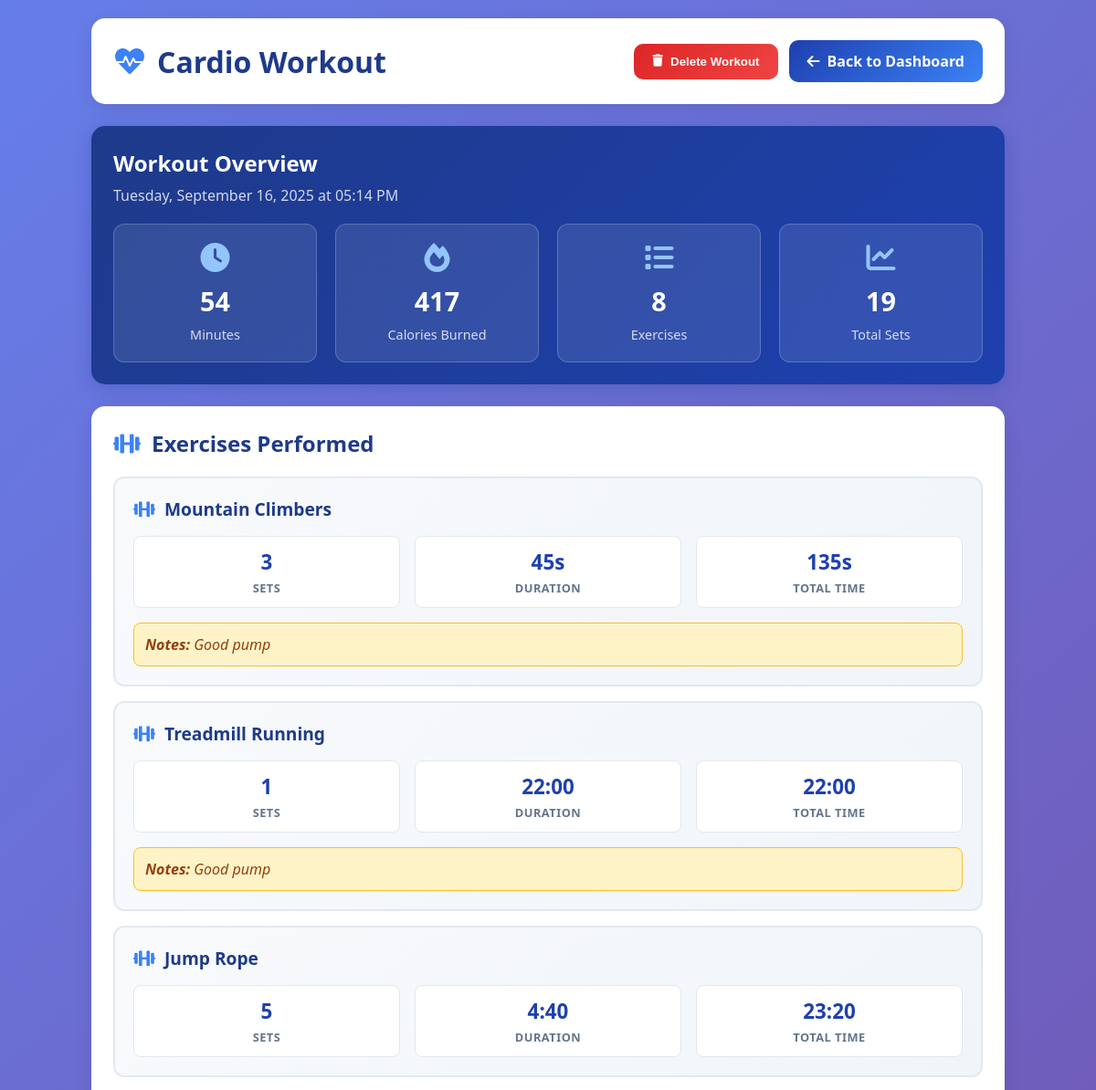
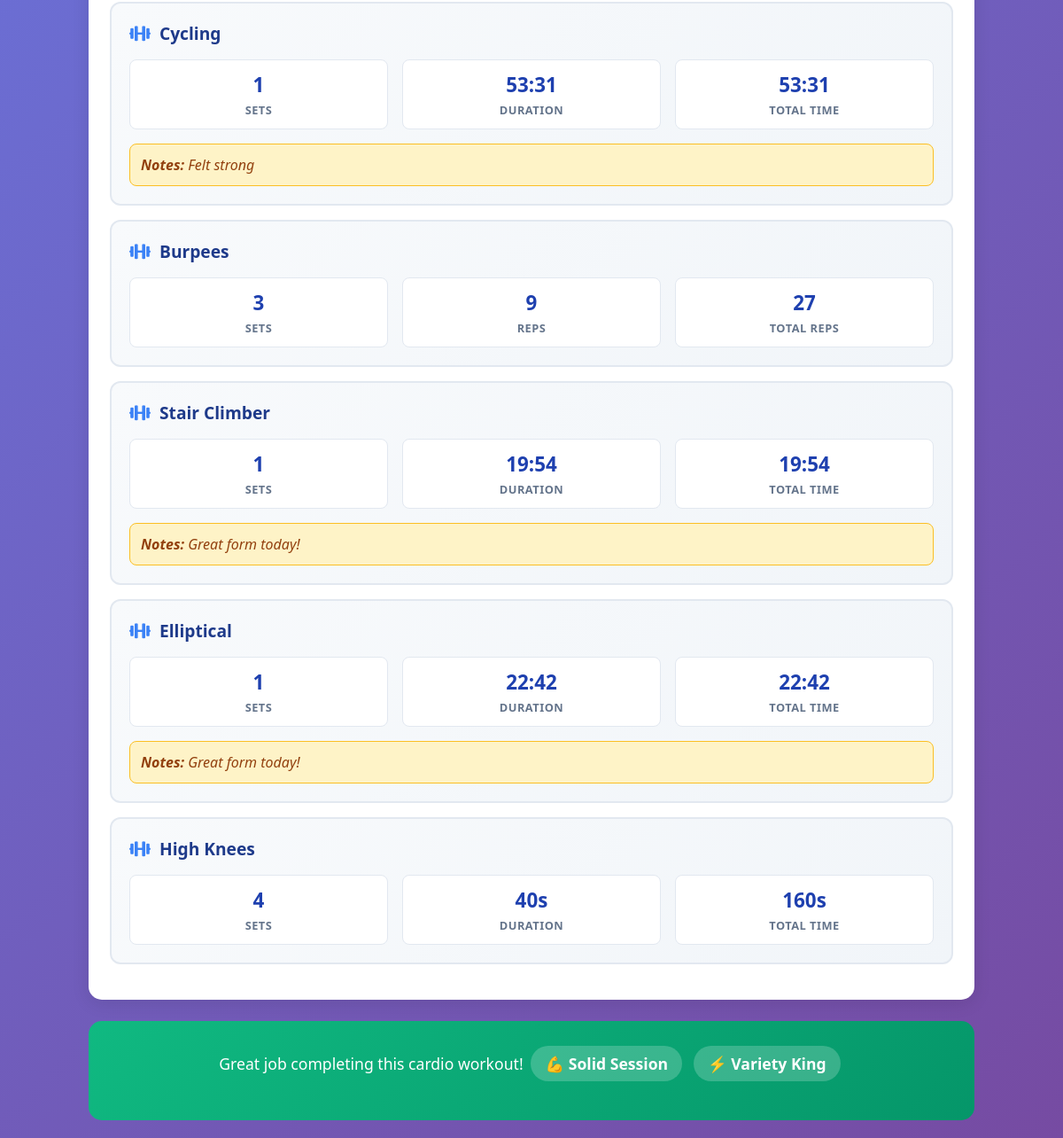
Page /workout-details/17 (signed in) on the committed database (2 pictures, top to bottom).
### tables this page shows
CREATE TABLE "Workouts" (
                workout_id INTEGER PRIMARY KEY AUTOINCREMENT,
                user_id INTEGER NOT NULL,
                workout_type TEXT NOT NULL,
                start_time DATETIME,
                end_time DATETIME,
                duration_min INTEGER,
                calories_burned INTEGER,
                FOREIGN KEY (user_id) REFERENCES Users(user_id)
            );

CREATE TABLE `Exercises`(`exercise_id` TEXT, `workout_id` TEXT, `exercise_name` TEXT, `sets` TEXT, `reps` TEXT, `weight_kg` TEXT, `notes` TEXT);

### main.py (the view)
@app.route('/workout-details/<int:workout_id>')
def workout_details(workout_id):
    if 'user_id' not in session:
        return redirect(url_for('login'))
    conn = get_db_connection()
    user_id = session['user_id']
    workout = conn.execute(
        'SELECT * FROM Workouts WHERE workout_id = ? AND user_id = ?',
        (workout_id, user_id)
    ).fetchone()
    if not workout:
        conn.close()
        return redirect(url_for('dashboard'))
    workout_dict = dict(workout)
    if workout_dict['start_time']:
        try:
            from datetime import datetime
            workout_dict['start_time'] = datetime.strptime(workout_dict['start_time'], '%Y-%m-%d %H:%M:%S')
        except (ValueError, TypeError):
            workout_dict['start_time'] = None
    workout_dict['duration_min'] = int(workout_dict['duration_min']) if workout_dict['duration_min'] else 0
    workout_dict['calories_burned'] = int(workout_dict['calories_burned']) if workout_dict['calories_burned'] else 0
    exercises = []
    try:
        exercises_raw = conn.execute(
            'SELECT * FROM Exercises WHERE workout_id = ? ORDER BY exercise_id',
            (workout_id,)
        ).fetchall()
        exercises = [dict(exercise) for exercise in exercises_raw]
        for exercise in exercises:
            exercise['sets'] = int(exercise['sets']) if exercise['sets'] else 0
            exercise['reps'] = int(exercise['reps']) if exercise['reps'] else 0
            exercise['weight_kg'] = float(exercise['weight_kg']) if exercise['weight_kg'] else 0.0
    except sqlite3.OperationalError:
        exercises = []
    conn.close()
    return render_template('workout-details.html', workout=workout_dict, exercises=exercises)

### main.py (called while the page is built)
def get_db_connection():
    conn = sqlite3.connect('database/data_source.db')
    conn.row_factory = sqlite3.Row
    return conn

### templates/workout-details.html (shortened to what this page needs)
<!DOCTYPE html>
<html lang="en">
<head>
    <link rel="stylesheet" href="https://cdnjs.cloudflare.com/ajax/libs/font-awesome/6.0.0/css/all.min.css">
</head>
<body>
    <div class="container">
        <div class="header">
            <h1 class="workout-title">
                <i class="fas fa-{% if workout.workout_type == 'cardio' %}heartbeat{% elif workout.workout_type == 'strength' %}dumbbell{% elif workout.workout_type == 'flexibility' %}leaf{% else %}running{% endif %}"></i>
                {{ workout.workout_type|title }} Workout
            </h1>
            <div class="header-actions">
                <button id="deleteWorkout" class="delete-btn" onclick="confirmDelete({{ workout.workout_id }})">
                    <i class="fas fa-trash"></i>
                    Delete Workout
                </button>
                <a href="/dashboard" class="back-btn">
                    <i class="fas fa-arrow-left"></i>
                    Back to Dashboard
                </a>
            </div>
        </div>
        <div class="workout-overview">
            <h2 style="margin-bottom: 8px;">Workout Overview</h2>
            <p style="opacity: 0.8; margin-bottom: 0;">
                {{ workout.start_time.strftime('%A, %B %d, %Y at %I:%M %p') if workout.start_time else 'Date not available' }}
            </p>
            <div class="overview-grid">
                <div class="overview-card">
                    <i class="fas fa-clock"></i>
                    <div class="overview-value">{{ workout.duration_min }}</div>
                    <div class="overview-label">Minutes</div>
                </div>
                {% if workout.calories_burned and workout.calories_burned > 0 %}
                <div class="overview-card">
                    <i class="fas fa-fire"></i>
                    <div class="overview-value">{{ workout.calories_burned }}</div>
                    <div class="overview-label">Calories Burned</div>
                </div>
                {% endif %}
                <div class="overview-card">
                    <i class="fas fa-list"></i>
                    <div class="overview-value">{{ exercises|length }}</div>
                    <div class="overview-label">Exercises</div>
                </div>
                <div class="overview-card">
                    <i class="fas fa-chart-line"></i>
                    <div class="overview-value">
                        {% if exercises %}
                            {{ exercises|sum(attribute='sets')|int }}
                        {% else %}
                            0
                        {% endif %}
                    </div>
                    <div class="overview-label">Total Sets</div>
                </div>
            </div>
        </div>
        <div class="exercises-section">
            <h2 class="section-title">
                <i class="fas fa-dumbbell"></i>
                Exercises Performed
            </h2>
            {% if exercises %}
                {% for exercise in exercises %}
                <div class="exercise-card">
                    <div class="exercise-header">
                        <h3 class="exercise-name">
                            <i class="fas fa-{% if 'push' in exercise.exercise_name.lower() %}hand-rock{% elif 'squat' in exercise.exercise_name.lower() %}arrow-down{% elif 'bench' in exercise.exercise_name.lower() %}bed{% else %}dumbbell{% endif %}"></i>
                            {{ exercise.exercise_name }}
                        </h3>
                    </div>
                    <div class="exercise-stats">
                        <div class="stat-item">
                            <div class="stat-value">{{ exercise.sets }}</div>
                            <div class="stat-label">Sets</div>
                        </div>
                        {% if 'plank' in exercise.exercise_name.lower() or 'treadmill' in exercise.exercise_name.lower() or 'cycling' in exercise.exercise_name.lower() or 'elliptical' in exercise.exercise_name.lower() or 'rowing' in exercise.exercise_name.lower() or 'stair' in exercise.exercise_name.lower() or 'rope' in exercise.exercise_name.lower() or 'climber' in exercise.exercise_name.lower() or 'knees' in exercise.exercise_name.lower() or 'fold' in exercise.exercise_name.lower() or 'dog' in exercise.exercise_name.lower() or 'pose' in exercise.exercise_name.lower() or 'twist' in exercise.exercise_name.lower() or 'stretch' in exercise.exercise_name.lower() or 'walk' in exercise.exercise_name.lower() or 'crawl' in exercise.exercise_name.lower() or 'ropes' in exercise.exercise_name.lower() or 'jacks' in exercise.exercise_name.lower() %}
                        <div class="stat-item">
                            <div class="stat-value">
                                {% if exercise.reps >= 60 %}
                                    {{ (exercise.reps // 60) }}:{{ '%02d'|format(exercise.reps % 60) }}
                                {% else %}
                                    {{ exercise.reps }}s
                                {% endif %}
                            </div>
                            <div class="stat-label">Duration</div>
                        </div>
                        <div class="stat-item">
                            <div class="stat-value">{{ exercise.reps }}</div>
                            <div class="stat-label">Reps</div>
                        </div>
                        {% endif %}
                        <div class="stat-item">
                            {% if 'plank' in exercise.exercise_name.lower() or 'treadmill' in exercise.exercise_name.lower() or 'cycling' in exercise.exercise_name.lower() or 'elliptical' in exercise.exercise_name.lower() or 'rowing' in exercise.exercise_name.lower() or 'stair' in exercise.exercise_name.lower() or 'rope' in exercise.exercise_name.lower() or 'climber' in exercise.exercise_name.lower() or 'knees' in exercise.exercise_name.lower() or 'fold' in exercise.exercise_name.lower() or 'dog' in exercise.exercise_name.lower() or 'pose' in exercise.exercise_name.lower() or 'twist' in exercise.exercise_name.lower() or 'stretch' in exercise.exercise_name.lower() or 'walk' in exercise.exercise_name.lower() or 'crawl' in exercise.exercise_name.lower() or 'ropes' in exercise.exercise_name.lower() or 'jacks' in exercise.exercise_name.lower() %}
                                <div class="stat-value">
                                    {% if exercise.reps >= 60 %}
                                        {{ ((exercise.reps * exercise.sets) // 60) }}:{{ '%02d'|format((exercise.reps * exercise.sets) % 60) }}
                                    {% else %}
                                        {{ (exercise.reps * exercise.sets) }}s
                                    {% endif %}
                                </div>
                                <div class="stat-label">Total Time</div>
                                <div class="stat-value">{{ (exercise.sets * exercise.reps)|int }}</div>
                                <div class="stat-label">Total Reps</div>
                        </div>
                    </div>
                    {% if exercise.notes and exercise.notes.strip() %}
                    <div class="exercise-notes">
                        <strong>Notes:</strong> {{ exercise.notes }}
                    </div>
                    {% endif %}
                </div>
        </div>
        {% if exercises %}
        <div class="workout-summary">
            <div class="summary-text">
                Great job completing this {{ workout.workout_type }} workout!
                {% if workout.duration_min >= 60 %}
                <span class="achievement-badge">🏆 Hour+ Warrior</span>
                {% elif workout.duration_min >= 30 %}
                <span class="achievement-badge">💪 Solid Session</span>
                {% endif %}
                {% if exercises|length >= 10 %}
                <span class="achievement-badge">🎯 Exercise Master</span>
                {% elif exercises|length >= 5 %}
                <span class="achievement-badge">⚡ Variety King</span>
                {% endif %}
            </div>
        </div>
        {% endif %}
    </div>
</body>
</html>

### templates/workout-details.html (style rules this page uses)
* { margin: 0; padding: 0; box-sizing: border-box; }
body { font-family: 'Segoe UI', Tahoma, Geneva, Verdana, sans-serif; background: linear-gradient(135deg, #667eea 0%, #764ba2 100%); min-height: 100vh; padding: 20px; }
.container { max-width: 1000px; margin: 0 auto; }
.header { background: white; border-radius: 15px; padding: 24px; margin-bottom: 24px; box-shadow: 0 4px 20px rgba(0,0,0,0.1); display: flex; justify-content: space-between; align-items: center; }
.header-actions { display: flex; gap: 12px; align-items: center; }
.workout-title { color: #1e3a8a; font-size: 2rem; font-weight: 700; display: flex; align-items: center; gap: 12px; }
.workout-title i { color: #3b82f6; }
.back-btn { background: linear-gradient(135deg, #1e40af 0%, #3b82f6 100%); color: white; padding: 12px 20px; border: none; border-radius: 10px; text-decoration: none; font-weight: 600; transition: all 0.3s ease; display: flex; align-items: center; gap: 8px; }
.delete-btn { background: linear-gradient(135deg, #dc2626 0%, #ef4444 100%); color: white; padding: 12px 20px; border: none; border-radius: 10px; font-weight: 600; transition: all 0.3s ease; display: flex; align-items: center; gap: 8px; cursor: pointer; }
.workout-overview { background: linear-gradient(135deg, #1e3a8a 0%, #1e40af 100%); border-radius: 15px; padding: 24px; margin-bottom: 24px; color: white; box-shadow: 0 4px 20px rgba(30, 58, 138, 0.3); }
.overview-grid { display: grid; grid-template-columns: repeat(auto-fit, minmax(200px, 1fr)); gap: 20px; margin-top: 20px; }
.overview-card { background: rgba(255, 255, 255, 0.1); border: 1px solid rgba(255, 255, 255, 0.2); border-radius: 12px; padding: 20px; text-align: center; transition: all 0.3s ease; }
.overview-card i { font-size: 2rem; color: #93c5fd; margin-bottom: 12px; }
.overview-value { font-size: 1.8rem; font-weight: 700; margin-bottom: 8px; }
.overview-label { font-size: 0.9rem; opacity: 0.8; }
.exercises-section { background: white; border-radius: 15px; padding: 24px; box-shadow: 0 4px 20px rgba(0,0,0,0.1); }
.section-title { color: #1e3a8a; font-size: 1.5rem; font-weight: 700; margin-bottom: 20px; display: flex; align-items: center; gap: 12px; }
.section-title i { color: #3b82f6; }
.exercise-card { background: linear-gradient(135deg, #f8fafc 0%, #f1f5f9 100%); border: 2px solid #e2e8f0; border-radius: 12px; padding: 20px; margin-bottom: 16px; transition: all 0.3s ease; }
.exercise-header { display: flex; justify-content: space-between; align-items: center; margin-bottom: 16px; }
.exercise-name { font-size: 1.2rem; font-weight: 700; color: #1e3a8a; display: flex; align-items: center; gap: 10px; }
.exercise-name i { color: #3b82f6; }
.exercise-stats { display: grid; grid-template-columns: repeat(auto-fit, minmax(120px, 1fr)); gap: 16px; }
.stat-item { text-align: center; background: white; padding: 12px; border-radius: 8px; border: 1px solid #e2e8f0; }
.stat-value { font-size: 1.4rem; font-weight: 700; color: #1e40af; margin-bottom: 4px; }
.stat-label { font-size: 0.8rem; color: #64748b; text-transform: uppercase; font-weight: 600; letter-spacing: 0.5px; }
.exercise-notes { margin-top: 16px; padding: 12px; background: #fef3c7; border: 1px solid #fbbf24; border-radius: 8px; color: #92400e; font-style: italic; }
.workout-summary { background: linear-gradient(135deg, #10b981 0%, #059669 100%); color: white; border-radius: 15px; padding: 24px; margin-top: 24px; text-align: center; }
.summary-text { font-size: 1.1rem; margin-bottom: 16px; }
.achievement-badge { display: inline-block; background: rgba(255, 255, 255, 0.2); padding: 8px 16px; border-radius: 20px; font-weight: 600; margin: 4px; }

### rows in the picture
Workouts: workout_type "Cardio", duration_min "54", calories_burned "417", workout_type "cardio"
Exercises: exercise_name "Mountain Climbers", sets "3", reps "45", (exercise.reps*exercise.sets) "135", notes "Good pump"
Exercises: exercise_name "Treadmill Running", sets "1", reps "22", exercise.reps%60 "00", ((exercise.reps*exercise.sets)//60) "22", (exercise.reps*exercise.sets)%60 "00", notes "Good pump"
Exercises: exercise_name "Jump Rope", sets "5", reps "4", exercise.reps%60 "40", ((exercise.reps*exercise.sets)//60) "23", (exercise.reps*exercise.sets)%60 "20"
Exercises: exercise_name "Cycling", sets "1", reps "53", exercise.reps%60 "31", ((exercise.reps*exercise.sets)//60) "53", (exercise.reps*exercise.sets)%60 "31", notes "Felt strong"
Exercises: exercise_name "Burpees", sets "3", reps "9", (exercise.sets*exercise.reps)|int "27"
Exercises: exercise_name "Stair Climber", sets "1", reps "19", exercise.reps%60 "54", ((exercise.reps*exercise.sets)//60) "19", (exercise.reps*exercise.sets)%60 "54", notes "Great form today!"
Exercises: exercise_name "Elliptical", sets "1", reps "22", exercise.reps%60 "42", ((exercise.reps*exercise.sets)//60) "22", (exercise.reps*exercise.sets)%60 "42", notes "Great form today!"
Exercises: exercise_name "High Knees", sets "4", reps "40", (exercise.reps*exercise.sets) "160"

### other values in the picture
{{ exercises|length }} "8"
{{ exercises|sum(attribute='sets')|int }} "19"
